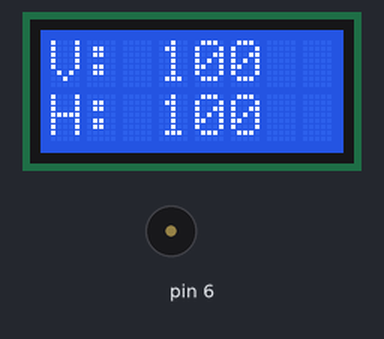
A sketch run on a simulated Arduino Leonardo, built with avr-gcc and run on an emulated ATmega32U4. Shown: 8×2 character LCD, buzzer (waves = sounding). What the sketch prints to the serial monitor is not drawn.

Above: at 0.23 s.
At 48.5 s:
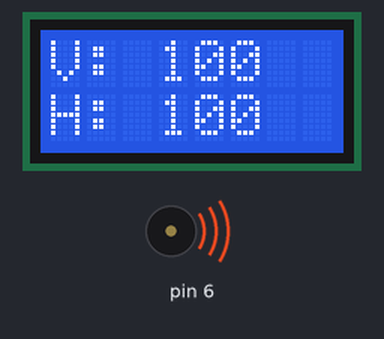
Timing chart, 0 to 130.0 s (numbered marks = the images above):
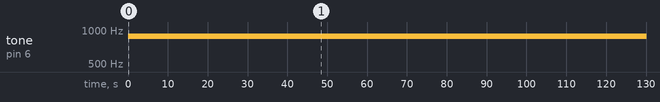

The sketch:

SeNedPip.ino
```cpp
// (licence header left out)
#include <Wire.h>
#include <Zumo32U4.h>

Zumo32U4LCD lcd;
Zumo32U4LineSensors linjeSensorer;
Zumo32U4Buzzer buzzer;

void setup()
{
  linjeSensorer.initFiveSensors(); /* Det finns 5 linjesensorer fram */
}

void loop()
{
  uint16_t linjeSensorVarden[5];

  // Läs linjesensorerna.
  linjeSensorer.read(linjeSensorVarden, QTR_EMITTERS_ON);


  // Pip lite
  if (linjeSensorVarden[0] < 500){ buzzer.playFrequency(440, 50, 15); }
  if (linjeSensorVarden[4] < 500){ buzzer.playFrequency(880, 50, 15); }

  // Skriv ut på LCD display
  lcd.clear();
  lcd.gotoXY(0, 0);
  lcd.print("V: ");
  lcd.print(linjeSensorVarden[0]); // Linjesensorn längst till vänster
  lcd.gotoXY(0, 1);
  lcd.print("H: ");
  lcd.print(linjeSensorVarden[4]); // Linjesensorn längst till höger

  // Skriv ut seriellt på terminalen också
  Serial.print(linjeSensorVarden[0]);
  Serial.print(" ");
  Serial.print(linjeSensorVarden[4]);
  Serial.print("\n");

  delay(100); // Vänta 1/10 sekund = 100mS
}
```

Measured:
- by itself, tone on pin 6: goes 880 Hz 0.05 s, silent 0.12 s, 1206 × (880 Hz 0.05 s, silent 0.06 s), then 880 Hz
